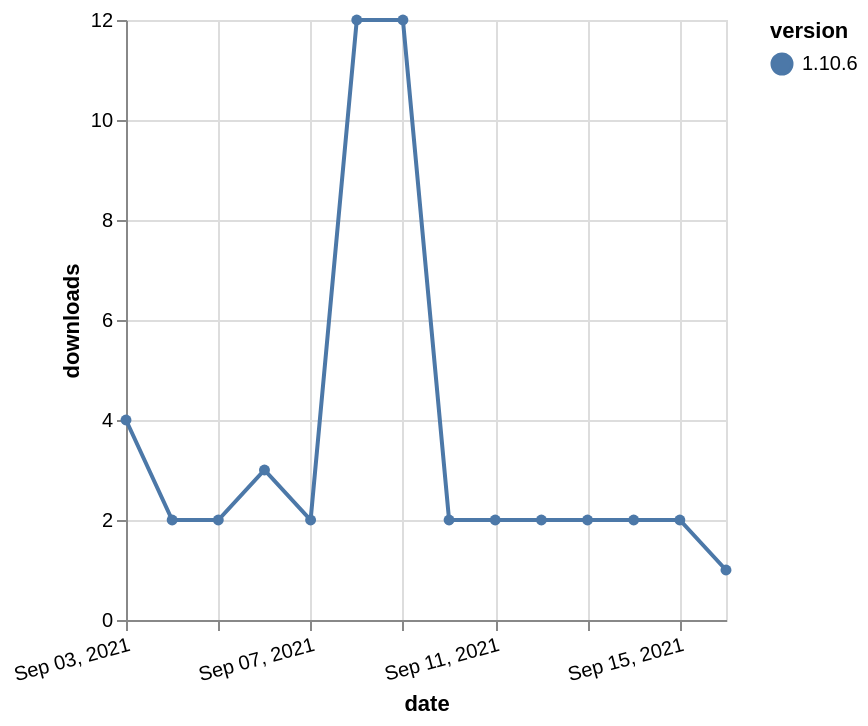

This figure's Vega-Lite source:
### Vega-Lite specification from a JSON file in a GitHub repository (floating-point values rounded to 4 significant figures)
{"$schema": "https://vega.github.io/schema/vega-lite/v5.json", "description": "A simple bar chart with embedded data.", "data": {"values": [{"date": "2021-09-03", "total": 3383, "delta": 4, "version": "1.10.6"}, {"date": "2021-09-04", "total": 3385, "delta": 2, "version": "1.10.6"}, {"date": "2021-09-05", "total": 3387, "delta": 2, "version": "1.10.6"}, {"date": "2021-09-06", "total": 3390, "delta": 3, "version": "1.10.6"}, {"date": "2021-09-07", "total": 3392, "delta": 2, "version": "1.10.6"}, {"date": "2021-09-08", "total": 3404, "delta": 12, "version": "1.10.6"}, {"date": "2021-09-09", "total": 3416, "delta": 12, "version": "1.10.6"}, {"date": "2021-09-10", "total": 3418, "delta": 2, "version": "1.10.6"}, {"date": "2021-09-11", "total": 3420, "delta": 2, "version": "1.10.6"}, {"date": "2021-09-12", "total": 3422, "delta": 2, "version": "1.10.6"}, {"date": "2021-09-13", "total": 3424, "delta": 2, "version": "1.10.6"}, {"date": "2021-09-14", "total": 3426, "delta": 2, "version": "1.10.6"}, {"date": "2021-09-15", "total": 3428, "delta": 2, "version": "1.10.6"}, {"date": "2021-09-16", "total": 3429, "delta": 1, "version": "1.10.6"}]}, "width": "container", "mark": {"type": "line", "point": {"filled": true}}, "encoding": {"x": {"field": "date", "type": "temporal", "timeUnit": "yearmonthdate", "title": "date", "axis": {"labelAngle": -15}}, "y": {"field": "delta", "type": "quantitative", "title": "downloads"}, "color": {"field": "version", "type": "nominal"}, "tooltip": {"field": "delta"}}}
